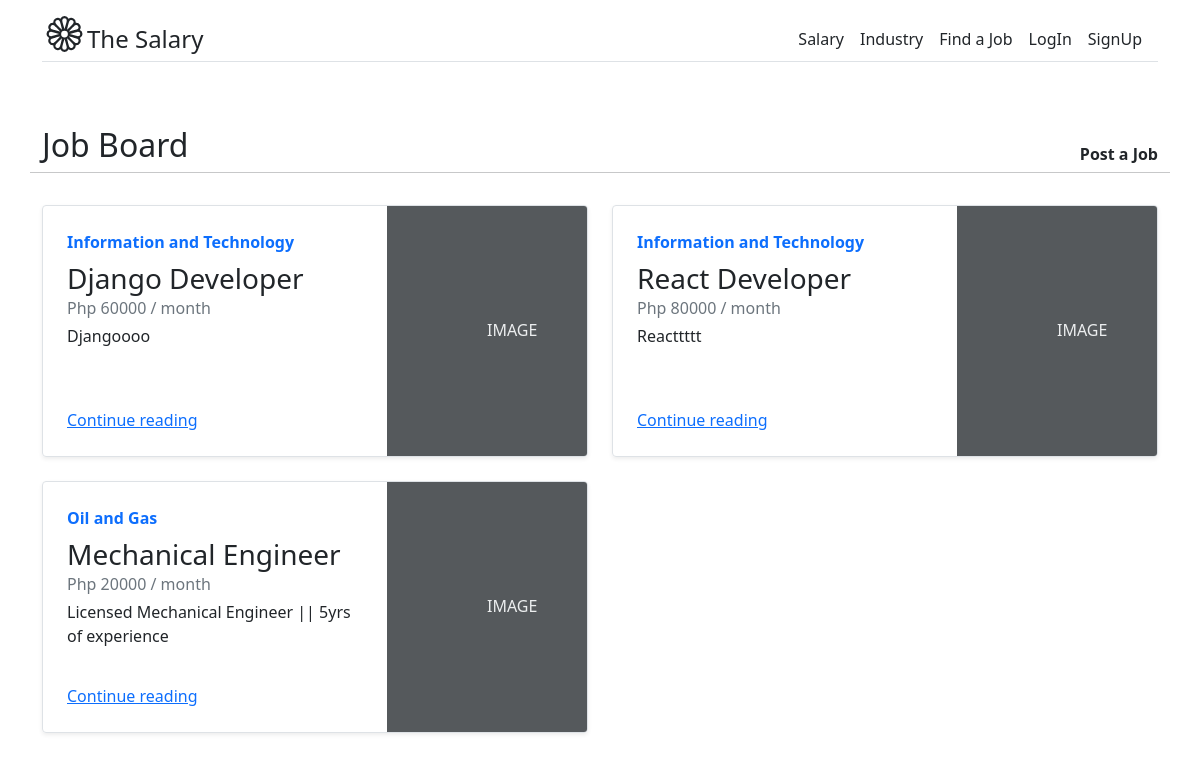
The page /salary/job-board/ on the database as committed earlier.
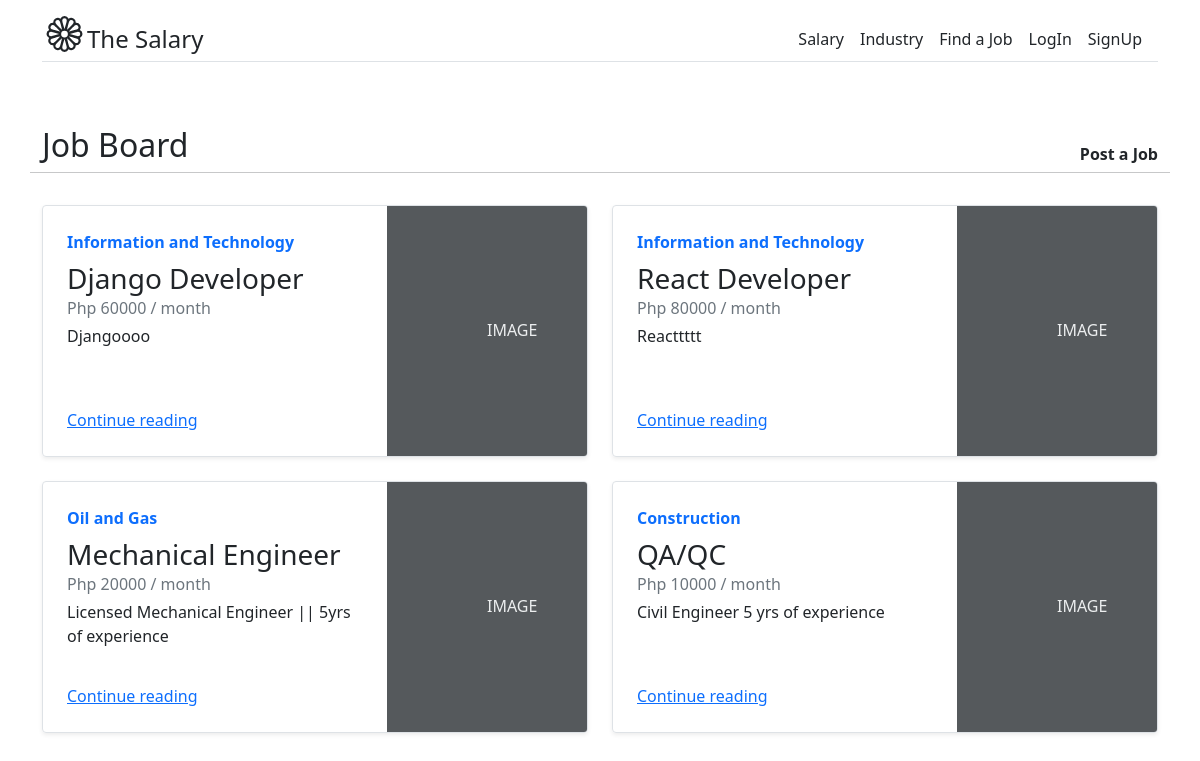
The same page on the database as committed later.
### salary/models.py (models this page shows, shortened)
class JobBoard(models.Model):
    job_name = models.CharField(max_length=200, blank=False, null=False)
    description = models.TextField()
    pay = models.PositiveIntegerField()
    industry = models.ForeignKey(Industry, on_delete=models.CASCADE)
    class Meta:
        verbose_name            = 'Job Board'
        verbose_name_plural     = 'Job Board'

class Industry(models.Model):
    industry                    = models.CharField(max_length=30, unique=True)
    class Meta:
        verbose_name            = 'Industy'
        verbose_name_plural     = 'Industries'
    def __repr__(self):
        return self.industry
    def __str__(self):
        return self.__repr__()

### salary/views.py (the view)
# urls.py: path('job-board/', JobBoardPage.as_view(), name='job_board_page'),
class JobBoardPage(ListView):
    template_name = 'job_board/job_board_page.html'
    queryset = JobBoard.objects.all()
    context_object_name = 'jobs'

### templates/job_board/job_board_page.html (shortened to what this page needs)
{% extends 'base.html' %}
{% block content %}
<div class="container mt-5 mb-5">
    <div class="row">
        <div class="col-8">
            <h2>Job Board</h2>
        </div>
        <div class=" col-4 pt-3 text-end">
            <a class="text-decoration-none text-dark" href="{% url 'salary:job-create' %}"><strong>Post a Job</strong></a>
        </div>
        <hr>
    </div>
    <div class="row mb-2 mt-3">
        {% for job in jobs %}
        <div class="col-md-6">
            <div class="row g-0 border rounded overflow-hidden flex-md-row mb-4 shadow-sm h-md-250 position-relative">
                <div class="col p-4 d-flex flex-column position-static">
                    <strong class="d-inline-block mb-2 text-primary">{{job.industry}}</strong>
                    <h3 class="mb-0">{{job.job_name}}</h3>
                    <div class="mb-1 text-muted">Php {{job.pay}} / month</div>
                    <p class="card-text mb-auto">{{job.description}}</p>
                    <a href="#" class="stretched-link">Continue reading</a>
                </div>
                <div class="col-auto d-none d-lg-block">
                    <svg class="bd-placeholder-img" width="200" height="250" xmlns="http://www.w3.org/2000/svg"
                        role="img" aria-label="Placeholder: Thumbnail" preserveAspectRatio="xMidYMid slice"
                        focusable="false">
                        <rect width="100%" height="100%" fill="#55595c" /><text x="50%" y="50%" fill="#eceeef"
                            dy=".3em">IMAGE</text>
                    </svg>
                </div>
            </div>
        </div>
        {% endfor %}
    </div>
</div>
{% endblock %}

Rows that differ between the two databases and show on the page:
added JobBoard: industry "Construction", job_name "QA/QC", pay "10000", description "Civil Engineer 5 yrs of experience"
